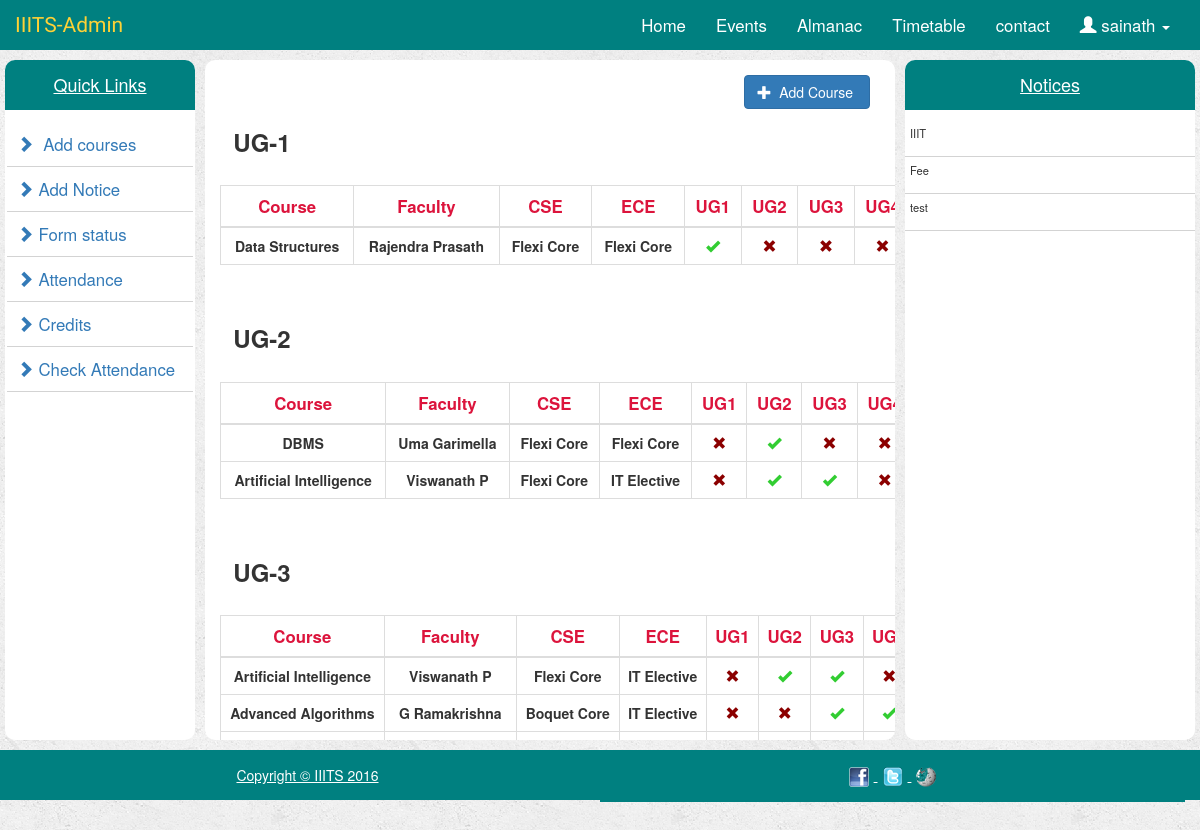
The app's page /administration/add-courses/ (signed in) with its own data.
### administration/models.py (models this page shows, shortened)
class Course(models.Model):
    course_title = models.CharField(max_length=50)
    course_faculty = models.CharField(max_length=50)
    course_credits = models.IntegerField()
    coursefor_ug1 = models.BooleanField(default=False)
    coursefor_ug2 = models.BooleanField(default=False)
    coursefor_ug3 = models.BooleanField(default=False)
    coursefor_ug4 = models.BooleanField(default=False)
    course_cse = models.CharField(max_length=50)
    course_ece = models.CharField(max_length=50)
    course_sem = models.CharField(max_length=7)

### portal/models.py (models this page shows, shortened)
class Notices(models.Model):
    notice_title = models.CharField(max_length=80)
    notice_description = models.TextField()

### administration/views.py (the view, shortened to what this page needs)
class add_courses(FormView):
    template_name = 'administration/add-courses.html'
    form_class = courses
    def get(self, request, *args, **kwargs):
        form = self.form_class(None)
        courses_added = Course.objects.all()
        if request.user.groups.filter(name='admin').exists():
            context = {
                'form' : form,
                'courses_added' : courses_added,
                'all_notices' : Notices.objects.all()
            }
        else:
            return HttpResponse("You are not authorized to use this page")
        return render(request, self.template_name, context)

### administration/templates/administration/add-courses.html (shortened to what this page needs)
{% extends 'administration/admin_index.html' %}
{% block centerContent %}
    <div class = "btn-events">
       <button type="button" class="btn btn-primary " data-toggle="modal" data-target="#eventModal" ><span class = "glyphicon glyphicon-plus"></span>&nbsp; Add Course&nbsp;</button>
    </div>
    <div class="container">
        <div class="row">
            <div class="col-md-8 table-responsive">
                <h3><strong>&nbsp&nbspUG-1</strong></h3>
                <table class="table table-bordered">
                    <thead>
                        <tr>
                            <th>Course</th>
                            <th>Faculty</th>
                            <th>CSE</th>
                            <th>ECE</th>
                            <th>UG1</th>
                            <th>UG2</th>
                            <th>UG3</th>
                            <th>UG4</th>
                        </tr>
                    </thead>
                    <tbody>
                        {% for course in courses_added %}
                            {% if course.coursefor_ug1 %}
                                <tr class="centertr">
                                    <td><strong>{{ course.course_title }}</strong></td>
                                    <td><strong>{{ course.course_faculty }}</strong></td>
                                    <td><strong>{{ course.course_cse }}</strong></td>
                                    <td><strong>{{ course.course_ece }}</strong></td>
                                    <td><strong>{% if course.coursefor_ug1 %}
                                        <span class="glyphicon glyphicon-ok" style="color: limegreen;"></span>
                                        {% else %}
                                        <span class="glyphicon glyphicon-remove" style="color: darkred"></span>
                                    {% endif %}</strong>
                                    </td>
                                    <td><strong>{% if course.coursefor_ug2 %}
                                        <span class="glyphicon glyphicon-ok" style="color: limegreen;"></span>
                                        {% else %}
                                        <span class="glyphicon glyphicon-remove" style="color: darkred"></span>
                                    {% endif %}</strong>
                                    </td>
                                    <td><strong>{% if course.coursefor_ug3 %}
                                        <span class="glyphicon glyphicon-ok" style="color: limegreen;"></span>
                                        {% else %}
                                        <span class="glyphicon glyphicon-remove" style="color: darkred"></span>
                                     {% endif %}</strong>
                                    </td>
                                    <td><strong>{% if course.coursefor_ug4 %}
                                        <span class="glyphicon glyphicon-ok" style="color: limegreen;"></span>
                                        {% else %}
                                        <span class="glyphicon glyphicon-remove" style="color: darkred"></span>
                                    {% endif %}</strong>
                                    </td>
                                </tr>
                            {% endif %}
                        {% endfor %}
                    </tbody>
                </table>
                <br><h3><strong>&nbsp&nbspUG-2</strong></h3>
                <table class="table table-bordered">
                    <thead>
                        <tr>
                            <th>Course</th>
                            <th>Faculty</th>
                            <th>CSE</th>
                            <th>ECE</th>
                            <th>UG1</th>
                            <th>UG2</th>
                            <th>UG3</th>
                            <th>UG4</th>
                        </tr>
                    </thead>
                    <tbody>
                        {% for course in courses_added %}
                            {% if course.coursefor_ug2 %}
                                <tr class="centertr">
                                    <td><strong>{{ course.course_title }}</strong></td>
                                    <td><strong>{{ course.course_faculty }}</strong></td>
                                    <td><strong>{{ course.course_cse }}</strong></td>
                                    <td><strong>{{ course.course_ece }}</strong></td>
                                    <td><strong>{% if course.coursefor_ug1 %}
                                        <span class="glyphicon glyphicon-ok" style="color: limegreen;"></span>
                                        {% else %}
                                        <span class="glyphicon glyphicon-remove" style="color: darkred"></span>
                                    {% endif %}</strong>
                                    </td>
                                    <td><strong>{% if course.coursefor_ug2 %}
                                        <span class="glyphicon glyphicon-ok" style="color: limegreen;"></span>
                                        {% else %}
                                        <span class="glyphicon glyphicon-remove" style="color: darkred"></span>
                                    {% endif %}</strong>
                                    </td>
                                    <td><strong>{% if course.coursefor_ug3 %}
                                        <span class="glyphicon glyphicon-ok" style="color: limegreen;"></span>
                                        {% else %}
                                        <span class="glyphicon glyphicon-remove" style="color: darkred"></span>
                                     {% endif %}</strong>
                                    </td>
                                    <td><strong>{% if course.coursefor_ug4 %}
                                        <span class="glyphicon glyphicon-ok" style="color: limegreen;"></span>
                                        {% else %}
                                        <span class="glyphicon glyphicon-remove" style="color: darkred"></span>
                                    {% endif %}</strong>
                                    </td>
                                </tr>
                            {% endif %}
                        {% endfor %}
                    </tbody>
                </table>
                <br><h3><strong>&nbsp&nbspUG-3</strong></h3>
                <table class="table table-bordered">
                    <thead>
                        <tr>
                            <th>Course</th>
                            <th>Faculty</th>
                            <th>CSE</th>
                            <th>ECE</th>
                            <th>UG1</th>
                            <th>UG2</th>
                            <th>UG3</th>
                            <th>UG4</th>
                        </tr>
                    </thead>
                    <tbody>
                        {% for course in courses_added %}
                            {% if course.coursefor_ug3 %}
                                <tr class="centertr">
                                    <td><strong>{{ course.course_title }}</strong></td>
                                    <td><strong>{{ course.course_faculty }}</strong></td>
                                    <td><strong>{{ course.course_cse }}</strong></td>
                                    <td><strong>{{ course.course_ece }}</strong></td>
                                    <td><strong>{% if course.coursefor_ug1 %}
                                        <span class="glyphicon glyphicon-ok" style="color: limegreen;"></span>
                                        {% else %}
                                        <span class="glyphicon glyphicon-remove" style="color: darkred"></span>
                                    {% endif %}</strong>
                                    </td>
                                    <td><strong>{% if course.coursefor_ug2 %}
                                        <span class="glyphicon glyphicon-ok" style="color: limegreen;"></span>
                                        {% else %}
                                        <span class="glyphicon glyphicon-remove" style="color: darkred"></span>
                                    {% endif %}</strong>
                                    </td>
                                    <td><strong>{% if course.coursefor_ug3 %}
                                        <span class="glyphicon glyphicon-ok" style="color: limegreen;"></span>
                                        {% else %}
                                        <span class="glyphicon glyphicon-remove" style="color: darkred"></span>
                                     {% endif %}</strong>
                                    </td>
                                    <td><strong>{% if course.coursefor_ug4 %}
                                        <span class="glyphicon glyphicon-ok" style="color: limegreen;"></span>
                                        {% else %}
                                        <span class="glyphicon glyphicon-remove" style="color: darkred"></span>
                                    {% endif %}</strong>
                                    </td>
                                </tr>
                            {% endif %}
                        {% endfor %}
                    </tbody>
                </table>
                <br><h3><strong>&nbsp&nbspUG-4</strong></h3>
            </div>
        </div>
    </div>
{% endblock %}

### administration/templates/administration/admin_index.html (shortened to what this page needs)
<!DOCTYPE html>
<html lang="en">
<head>
    {% load staticfiles %}
    <link rel="stylesheet" href="https://maxcdn.bootstrapcdn.com/bootstrap/3.3.7/css/bootstrap.min.css"/>
    <link rel="stylesheet" type="text/css" href="{% static 'portal/style.css' %}"/>
</head>
<body>
    <nav class = "navbar navbar-inverse">
        <div class = "container-fluid">
            <div class = "navbar-header">
                <a href="{% url 'index' %}" class = navbar-brand> IIITS-Admin</a>
            </div>
            <div class = "navbar-collapse collapse" id="topNavBar">
                <ul class = "nav navbar-nav navbar-right">
                    <li><a href="{% url 'index' %}" class ="active">Home</a></li>
                    <li><a href="{% url 'events' %}">Events</a></li>
                    <li><a href="{% url 'almanac' %}">Almanac</a></li>
                    <li><a href="{% url 'timetable' %}">Timetable</a></li>
                    <li><a href="{% url 'contact' %}">contact</a></li>
                    {% if user.is_authenticated %}
                        <li class="dropdown"><a href="#" class="dropdown-toggle" data-toggle="dropdown" role="button" aria-haspopup="true" aria-expanded="false"><span class="glyphicon glyphicon-user" aria-hidden="true"></span>&nbsp;{{ user.get_full_name }}&nbsp;<span class="caret" aria-hidden="true"></span></a>
                        </li>
                    {% else %}
                        <li><a href="{% url 'userLogin' %}"><span class="glyphicon glyphicon-user" aria-hidden="true"></span>&nbsp;LogIn</a></li>
                    {% endif %}
                </ul>
            </div>
        </div>
    </nav>
    <div class="container-fluid">
        <div class = "row">
            <div class = "col-md-2" >
                <div class="colHeight">
                    <h4 class="centerText">Quick Links</h4>
                    <ul>
                        <li><a href="{% url 'add-course' %}"><span class="glyphicon glyphicon-chevron-right"></span>&nbsp; Add courses</a></li>
                        <li><a href="{% url 'addNotice' %}"><span class="glyphicon glyphicon-chevron-right"></span>&nbsp;Add Notice</a></li>
                        <li><a href="{% url 'formupdate' %}"><span class="glyphicon glyphicon-chevron-right"></span>&nbsp;Form status</a></li>
                        <li><a href="{% url 'attendance_upload' %}"><span class="glyphicon glyphicon-chevron-right"></span>&nbsp;Attendance</a></li>
                        <li><a href="{% url 'credit_upload' %}"><span class="glyphicon glyphicon-chevron-right"></span>&nbsp;Credits</a></li>
                        <li><a href="{% url 'check_attendance' %}"><span class="glyphicon glyphicon-chevron-right"></span>&nbsp;Check Attendance</a></li>
                    </ul>
                </div>
            </div>
            <div class = col-md-7>
                <div class="colHeight">
                    {% block centerContent%}
                    {% endblock %}
                </div>
            </div>
            <div class = col-md-3>
                <div class="colHeight notice-list">
                    <h4 class ="centerText">Notices</h4>
                    <ul>
                        {% for notice in all_notices %}
                            <li><p>{{ notice.notice_title }}</p></li>
                        {% endfor %}
                    </ul>
                </div>
            </div>
        </div>
    </div>
    <footer>
        <div class="container">
            <div class="row">
                <div class="col-md-6 centerText">
                    <span class="copyright ">Copyright &copy; IIITS 2016</span>
                </div>
                <div class="col-md-6 centerText">
                    <ul class="list-inline">
                        <li><a href="#"><img src="{% static 'portal/images/facebook.png' %}" alt="IIITS-facebook"></a>
                        </li>
                        <li><a href="#"><img src="{% static 'portal/images/twitter.png' %}" alt="IIITS-twitter"></a>
                        </li>
                        <li><a href="#"><img src="{% static 'portal/images/wikipedia.png' %}" alt="IIITS-wikipedia"></a>
                        </li>
                    </ul>
                </div>
            </div>
        </div>
    </footer>
</body>
</html>

### records on screen
Course: course_title "Data Structures", course_faculty "Rajendra Prasath", course_cse "Flexi Core", course_ece "Flexi Core", coursefor_ug1 True (drawn), coursefor_ug2 False (drawn), coursefor_ug3 False (drawn), coursefor_ug4 False (drawn)
Course: course_title "DBMS", course_faculty "Uma Garimella", course_cse "Flexi Core", course_ece "Flexi Core", coursefor_ug1 False (drawn), coursefor_ug2 True (drawn), coursefor_ug3 False (drawn), coursefor_ug4 False (drawn)
Course: course_title "Artificial Intelligence", course_faculty "Viswanath P", course_cse "Flexi Core", course_ece "IT Elective", coursefor_ug1 False (drawn), coursefor_ug2 True (drawn), coursefor_ug3 True (drawn), coursefor_ug4 False (drawn)
Course: course_title "Advanced Algorithms", course_faculty "G Ramakrishna", course_cse "Boquet Core", course_ece "IT Elective", coursefor_ug1 False (drawn), coursefor_ug2 False (drawn), coursefor_ug3 True (drawn), coursefor_ug4 True (drawn)
Notices: notice_title "IIIT"
Notices: notice_title "Fee"
Notices: notice_title "test"

### other values on screen
{{ user.get_full_name }} "sainath"
